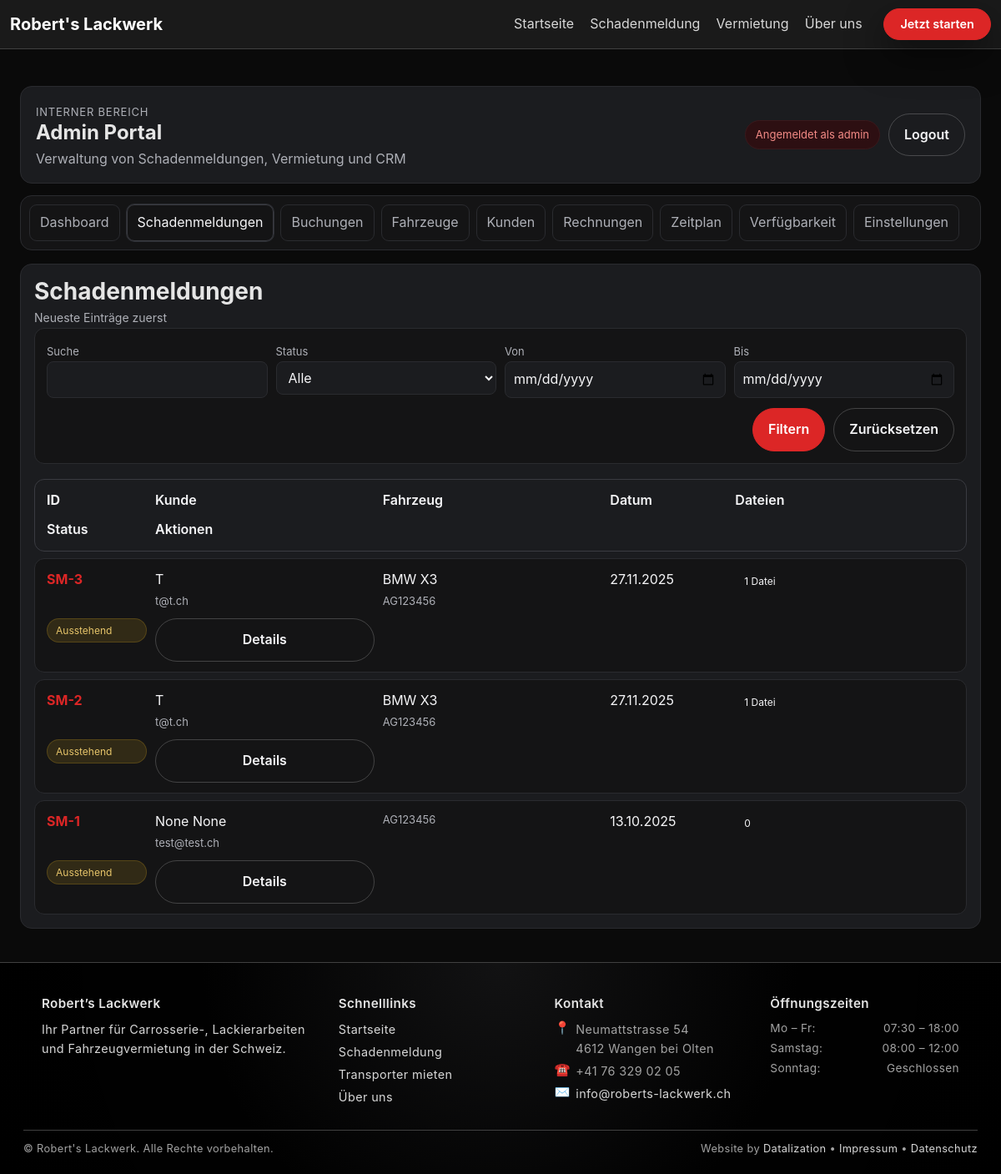
The page /intern/schadenmeldungen/ (signed in) on the database as committed earlier.
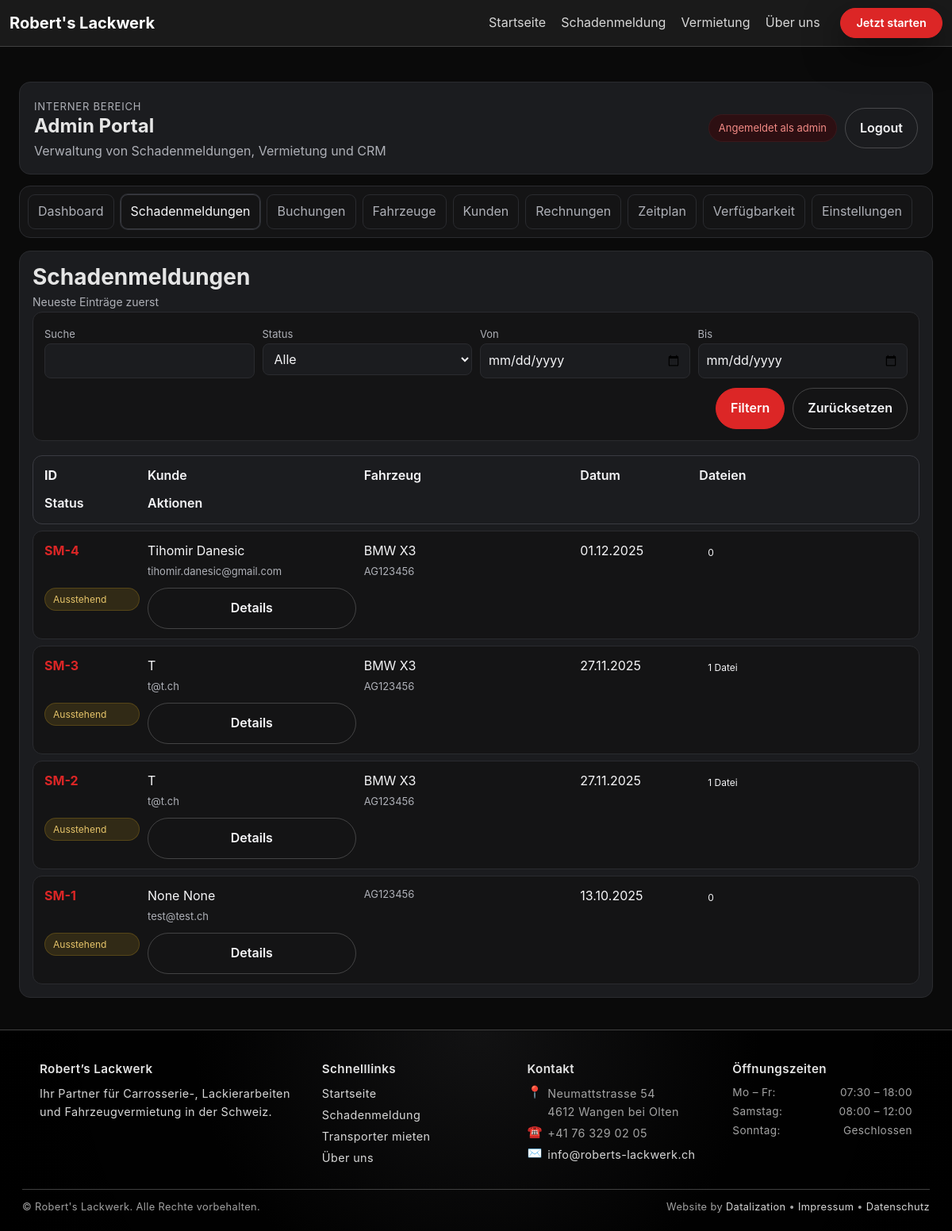
The same page on the database as committed later.
### main/models.py (models this page shows)
class DamageReport(models.Model):
    STATUS_CHOICES = [
        ("pending", "Ausstehend"),
        ("in_progress", "In Bearbeitung"),
        ("completed", "Abgeschlossen"),
    ]
    customer = models.ForeignKey(
        Customer,
        on_delete=models.SET_NULL,
        null=True,
        blank=True,
        related_name="damage_reports",
    )
    first_name = models.CharField("Vorname", max_length=80, blank=True, null=True)
    last_name  = models.CharField("Nachname", max_length=80, blank=True, null=True)
    company_name = models.CharField("Firmenname", max_length=120, blank=True, null=True)
    email = models.EmailField()
    phone = models.CharField(max_length=50, blank=True)
    car_brand = models.CharField("Automarke", max_length=80, blank=True)
    car_model = models.CharField("Automodell", max_length=80, blank=True)
    vin       = models.CharField("Stammnummer (VIN)", max_length=32, blank=True)
    first_registration = models.DateField("Erstzulassung", null=True, blank=True)
    mileage = models.PositiveIntegerField("Kilometerstand", null=True, blank=True)
    car_part = models.CharField(max_length=50, choices=CAR_PART_CHOICES, blank=True)  # ← war früher ohne blank
    damaged_parts = models.JSONField("Beschädigte Teile", default=list, blank=True)
    affected_parts = models.JSONField("Betroffene Teile", default=list, blank=True)
    damage_type = models.CharField("Schadensart", max_length=50, blank=True)
    accident_date = models.DateField("Unfalldatum", null=True, blank=True)
    accident_location = models.CharField("Unfallort", max_length=200, blank=True)
    message = models.TextField(blank=True)
    address = models.CharField("Adresse", max_length=200, blank=True)
    plate = models.CharField("Kontrollschild", max_length=16, blank=True)
    no_plate = models.BooleanField("Kontrollschild nicht bekannt", default=False)
    insurer = models.CharField("Versicherung", max_length=40, blank=True, choices=INSURER_CHOICES)
    other_insurer = models.CharField("Andere Versicherung", max_length=100, blank=True)
    policy_number = models.CharField("Policennummer", max_length=64, blank=True)
    accident_number = models.CharField("Schaden-/Unfallnummer", max_length=64, blank=True)
    insurer_contact = models.CharField("Versicherung Ansprechperson", max_length=120, blank=True)
    other_party_involved = models.BooleanField(default=False)
    police_involved = models.BooleanField(default=False)
    documents = models.JSONField(default=list, blank=True)
    status = models.CharField(max_length=20, choices=STATUS_CHOICES, default="pending")
    admin_notes = models.TextField(blank=True)
    created_at = models.DateTimeField(auto_now_add=True)

### adminportal/views.py (the view, shortened to what this page needs)
# urls.py: path("schadenmeldungen/", views.damage_reports, name="portal_damage_reports"),
@login_required
@user_passes_test(_is_staff)
def damage_reports(request):
    ctx = _base_context("damage_reports")
    qs = DamageReport.objects.all().prefetch_related("photos")
    q = request.GET.get("q")
    status = request.GET.get("status")
    date_from = request.GET.get("from")
    date_to = request.GET.get("to")
    if status:
        qs = qs.filter(status=status)
    if date_from:
        qs = qs.filter(created_at__date__gte=date_from)
    if date_to:
        qs = qs.filter(created_at__date__lte=date_to)
    ctx["filter"] = {"q": q or "", "status": status or "", "from": date_from or "", "to": date_to or ""}
    ctx["reports"] = qs.order_by("-created_at")[:200]
    return render(request, "adminportal/damage_reports.html", ctx)

### adminportal/templates/adminportal/damage_reports.html (shortened to what this page needs)
{% extends "adminportal/base.html" %}
{% block portal_content %}
<section class="fig-admin__panel fig-admin__panel--wide">
  <header class="fig-admin__panel-header">
    <h3>Schadenmeldungen</h3>
    <p class="fig-admin__panel-subtitle">Neueste Einträge zuerst</p>
  </header>
  <form method="get" class="fig-form">
    <div class="fig-form__grid">
      <div><label>Suche</label><input type="text" name="q" value="{{ filter.q }}"></div>
      <div>
        <label>Status</label>
        <select name="status">
          <option value="">Alle</option>
        </select>
      </div>
      <div><label>Von</label><input type="date" name="from" value="{{ filter.from }}"></div>
      <div><label>Bis</label><input type="date" name="to" value="{{ filter.to }}"></div>
    </div>
    <div class="fig-form__actions">
      <button class="fig-btn fig-btn--primary" type="submit">Filtern</button>
      <a class="fig-btn fig-btn--ghost" href="{% url 'portal_damage_reports' %}">Zurücksetzen</a>
    </div>
  </form>
  <div class="fig-table">
    <div class="fig-table__row fig-table__row--head">
      <div class="fig-table__cell fig-table__cell--id">ID</div>
      <div class="fig-table__cell">Kunde</div>
      <div class="fig-table__cell">Fahrzeug</div>
      <div class="fig-table__cell">Datum</div>
      <div class="fig-table__cell">Dateien</div>
      <div class="fig-table__cell">Status</div>
      <div class="fig-table__cell">Aktionen</div>
    </div>
    {% for report in reports %}
      <div class="fig-table__row">
        <div class="fig-table__cell fig-table__cell--id">
          <a href="{% url 'portal_damage_report_detail' report.pk %}">SM-{{ report.pk }}</a>
        </div>
        <div class="fig-table__cell">
          {% if report.company_name %}{{ report.company_name }}{% else %}{{ report.first_name }} {{ report.last_name }}{% endif %}
          <div class="fig-table__meta">{{ report.email }}</div>
        </div>
        <div class="fig-table__cell">
          {{ report.car_brand }} {{ report.car_model }}
          <div class="fig-table__meta">{% if report.plate %}{{ report.plate }}{% endif %}</div>
        </div>
        <div class="fig-table__cell">{{ report.created_at|date:"d.m.Y" }}</div>
        <div class="fig-table__cell">
          {% with report.photos.count as cnt %}
            {% if cnt %}
              <span class="fig-badge fig-badge--ghost">{{ cnt }} Datei{% if cnt != 1 %}en{% endif %}</span>
            {% else %}
              <span class="fig-badge fig-badge--muted">0</span>
            {% endif %}
          {% endwith %}
        </div>
        <div class="fig-table__cell">
          {% if report.status == "pending" %}
            <span class="fig-badge fig-badge--warning">Ausstehend</span>
          {% elif report.status == "in_progress" %}
            <span class="fig-badge fig-badge--info">In Bearbeitung</span>
          {% elif report.status == "completed" %}
            <span class="fig-badge fig-badge--success">Abgeschlossen</span>
          {% endif %}
        </div>
        <div class="fig-table__cell">
          <button class="fig-btn fig-btn--ghost js-open-modal" data-target="report-{{ report.pk }}">Details</button>
        </div>
      </div>
    {% empty %}
      <p class="fig-empty fig-table__empty">Keine Schadenmeldungen vorhanden.</p>
    {% endfor %}
  </div>
</section>
{% endblock %}

### adminportal/templates/adminportal/base.html
{% extends "base.html" %}
{% load static %}
{% block content %}
<div class="figma-home figma-home--admin">
  <header class="fig-admin__hero">
    <div>
      <p class="fig-eyebrow">Interner Bereich</p>
      <h1>Admin Portal</h1>
      <p class="fig-subtitle">
        {% if portal_settings and portal_settings.branding_text %}
          {{ portal_settings.branding_text }}
        {% else %}
          Verwaltung von Schadenmeldungen, Vermietung und CRM
        {% endif %}
      </p>
    </div>
    <div class="fig-admin__hero-actions">
      <span class="fig-admin__badge">Angemeldet als {{ request.user.username }}</span>
      <a class="fig-btn fig-btn--ghost" href="{% url 'admin_logout' %}">Logout</a>
    </div>
  </header>
  <nav class="fig-admin__tabs">
    <a class="fig-admin__tab {% if active_tab == 'dashboard' %}is-active{% endif %}" href="{% url 'portal_dashboard' %}">Dashboard</a>
    <a class="fig-admin__tab {% if active_tab == 'damage_reports' %}is-active{% endif %}" href="{% url 'portal_damage_reports' %}">Schadenmeldungen</a>
    <a class="fig-admin__tab {% if active_tab == 'bookings' %}is-active{% endif %}" href="{% url 'portal_bookings' %}">Buchungen</a>
    <a class="fig-admin__tab {% if active_tab == 'vehicles' %}is-active{% endif %}" href="{% url 'portal_vehicles' %}">Fahrzeuge</a>
    <a class="fig-admin__tab {% if active_tab == 'customers' %}is-active{% endif %}" href="{% url 'portal_customers' %}">Kunden</a>
    <a class="fig-admin__tab {% if active_tab == 'invoices' %}is-active{% endif %}" href="{% url 'portal_invoices' %}">Rechnungen</a>
    <a class="fig-admin__tab {% if active_tab == 'schedule' %}is-active{% endif %}" href="{% url 'portal_schedule' %}">Zeitplan</a>
    <a class="fig-admin__tab {% if active_tab == 'availability' %}is-active{% endif %}" href="{% url 'portal_availability' %}">Verfügbarkeit</a>
    <a class="fig-admin__tab {% if active_tab == 'settings' %}is-active{% endif %}" href="{% url 'portal_settings' %}">Einstellungen</a>
  </nav>
  {% block portal_content %}{% endblock %}
</div>
{% endblock %}

### main/templates/base.html (shortened to what this page needs)
{% load static %}
<!DOCTYPE html>
<html lang="de">
<head>
    <link href="https://cdn.jsdelivr.net/npm/bootstrap@5.3.3/dist/css/bootstrap.min.css" rel="stylesheet">
    <link rel="stylesheet" href="{% static 'css/design/variables.css' %}">
    <link rel="stylesheet" href="{% static 'css/design/layout.css' %}">
    <link rel="stylesheet" href="{% static 'css/design/components.css' %}">
    <link rel="stylesheet" href="{% static 'css/figma.css' %}">
</head>
<body class="page-bg">
    <nav class="navbar navbar-expand-lg navbar-dark rl-nav">
      <div class="container-fluid rl-nav-inner">
        <a class="navbar-brand rl-nav__brand" href="{% url 'home' %}">Robert's Lackwerk</a>
        <div class="collapse navbar-collapse rl-nav__links" id="navbarNav">
          <ul class="navbar-nav ms-auto rl-nav__list">
            <li class="nav-item"><a class="nav-link {% if request.resolver_match.url_name == 'home' %}active{% endif %}" href="{% url 'home' %}">Startseite</a></li>
            <li class="nav-item"><a class="nav-link {% if request.resolver_match.url_name == 'schaden_melden' %}active{% endif %}" href="{% url 'schaden_melden' %}">Schadenmeldung</a></li>
            <li class="nav-item"><a class="nav-link {% if request.resolver_match.url_name == 'mietfahrzeuge' %}active{% endif %}" href="{% url 'mietfahrzeuge' %}">Vermietung</a></li>
            <li class="nav-item"><a class="nav-link {% if request.resolver_match.url_name == 'ueber_uns' %}active{% endif %}" href="{% url 'ueber_uns' %}">Über uns</a></li>
          </ul>
          <a href="{% url 'schaden_melden' %}" class="btn btn-primary rl-nav__cta">Jetzt starten</a>
        </div>
      </div>
    </nav>
    <main class="page-main">
      <div class="page-container">
        {% block content %}{% endblock %}
      </div>
    </main>
     {% include "partials/footer.html" %}
  </body>
</html>

### main/templates/partials/footer.html
<footer class="rl-footer">
  <div class="rl-footer-inner">
    <div class="rl-footer-col rl-footer-col--brand">
      <h4 class="rl-footer-title">Robert’s Lackwerk</h4>
      <p class="rl-footer-text">
        Ihr Partner für Carrosserie-, Lackierarbeiten und Fahrzeugvermietung in der Schweiz.
      </p>
    </div>
    <div class="rl-footer-col">
      <h4 class="rl-footer-title">Schnelllinks</h4>
      <ul class="rl-footer-list">
        <li><a href="{% url 'home' %}" class="rl-footer-link">Startseite</a></li>
        <li><a href="{% url 'schaden_melden' %}" class="rl-footer-link">Schadenmeldung</a></li>
        <li><a href="{% url 'mietfahrzeuge' %}" class="rl-footer-link">Transporter mieten</a></li>
        <li><a href="{% url 'ueber_uns' %}" class="rl-footer-link">Über uns</a></li>
      </ul>
    </div>
    <div class="rl-footer-col">
      <h4 class="rl-footer-title">Kontakt</h4>
      <ul class="rl-footer-list rl-footer-list--contact">
        <li><span class="rl-footer-icon">📍</span><span>Neumattstrasse 54 <br>4612 Wangen bei Olten</span></li>
        <li><span class="rl-footer-icon">☎️</span><span>+41 76 329 02 05</span></li>
        <li><span class="rl-footer-icon">✉️</span><a href="mailto:[E-Mail-Adresse]" class="rl-footer-link">info@roberts-lackwerk.ch</a></li>
      </ul>
    </div>
    <div class="rl-footer-col rl-footer-col--hours">
      <h4 class="rl-footer-title">Öffnungszeiten</h4>
      <div class="rl-footer-hours">
        <div><span>Mo – Fr:</span><span>07:30 – 18:00</span></div>
        <div><span>Samstag:</span><span>08:00 – 12:00</span></div>
        <div><span>Sonntag:</span><span>Geschlossen</span></div>
      </div>
    </div>
  </div>
  <div class="rl-footer-bottom">
    <span>© {{ now|date:"Y" }} Robert's Lackwerk. Alle Rechte vorbehalten.</span>
    <nav class="rl-footer-legal">
      <span class="rl-footer-legal__dev">Website by <a href="https://datalization.ch" target="_blank" rel="noopener" class="rl-footer-legal__link">Datalization</a></span>
      <span>•</span>
      <a href="{% url 'impressum' %}" class="rl-footer-legal__link">Impressum</a>
      <span>•</span>
      <a href="{% url 'datenschutz' %}" class="rl-footer-legal__link">Datenschutz</a>
    </nav>
  </div>
</footer>

Rows that differ between the two databases and show on the page:
added DamageReport: pk "4", first_name "Tihomir", last_name "Danesic", email "tihomir.danesic@gmail.com", car_brand "BMW", car_model "X3", plate "AG123456", created_at "01.12.2025", status "Ausstehend"
